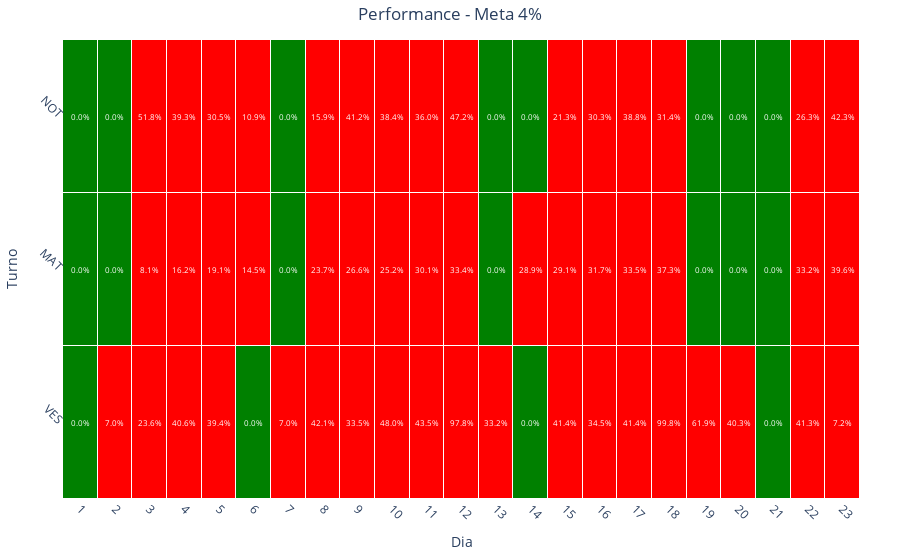

Notebook code for this chart:
### Code cell
graph_heatmap_perf(df_perf.copy(), 4)
graph_heatmap_perf_v2(df_perf.copy(), 4)

### Figure 1 — Plotly figure (JSON) as saved in the notebook; plotly's stock layout.template omitted (floating-point values rounded to 4 significant figures)
{"data": [{"colorscale": [[0, "green"], [0.04, "green"], [0.04, "red"], [1, "red"]], "hoverongaps": false, "hovertemplate": "Turno: %{y}<br>Dia: %{x}<br>Valor: %{z:.1%}", "showscale": false, "type": "heatmap", "x": [1, 2, 3, 4, 5, 6, 7, 8, 9, 10, 11, 12, 13, 14, 15, 16, 17, 18, 19, 20, 21, 22, 23], "xgap": 1, "y": ["VES", "MAT", "NOT"], "ygap": 1, "z": [[0, 0.06964, 0.2358, 0.4059, 0.3945, 0, 0.06994, 0.4211, 0.335, 0.4801, 0.435, 0.9783, 0.3321, 0, 0.4141, 0.3447, 0.4143, 0.9979, 0.6188, 0.4026, 0, 0.4126, 0.07179], [0, 0, 0.08082, 0.1621, 0.1912, 0.1455, 0, 0.2372, 0.266, 0.2517, 0.3006, 0.3344, 0, 0.2893, 0.2912, 0.3172, 0.335, 0.3726, 0, 0, 0, 0.3317, 0.3962], [0, 0, 0.5176, 0.3928, 0.3052, 0.1087, 0, 0.1588, 0.4118, 0.3835, 0.3598, 0.4723, 0, 0, 0.2132, 0.3029, 0.3878, 0.3136, 0, 0, 0, 0.263, 0.4234]], "zmax": 1, "zmin": 0}], "layout": {"annotations": [{"font": {"color": "white", "size": 8}, "showarrow": false, "text": "0.0%", "x": 1, "y": "VES"}, {"font": {"color": "white", "size": 8}, "showarrow": false, "text": "7.0%", "x": 2, "y": "VES"}, {"font": {"color": "white", "size": 8}, "showarrow": false, "text": "23.6%", "x": 3, "y": "VES"}, {"font": {"color": "white", "size": 8}, "showarrow": false, "text": "40.6%", "x": 4, "y": "VES"}, {"font": {"color": "white", "size": 8}, "showarrow": false, "text": "39.4%", "x": 5, "y": "VES"}, {"font": {"color": "white", "size": 8}, "showarrow": false, "text": "0.0%", "x": 6, "y": "VES"}, {"font": {"color": "white", "size": 8}, "showarrow": false, "text": "7.0%", "x": 7, "y": "VES"}, {"font": {"color": "white", "size": 8}, "showarrow": false, "text": "42.1%", "x": 8, "y": "VES"}, {"font": {"color": "white", "size": 8}, "showarrow": false, "text": "33.5%", "x": 9, "y": "VES"}, {"font": {"color": "white", "size": 8}, "showarrow": false, "text": "48.0%", "x": 10, "y": "VES"}, {"font": {"color": "white", "size": 8}, "showarrow": false, "text": "43.5%", "x": 11, "y": "VES"}, {"font": {"color": "white", "size": 8}, "showarrow": false, "text": "97.8%", "x": 12, "y": "VES"}, {"font": {"color": "white", "size": 8}, "showarrow": false, "text": "33.2%", "x": 13, "y": "VES"}, {"font": {"color": "white", "size": 8}, "showarrow": false, "text": "0.0%", "x": 14, "y": "VES"}, {"font": {"color": "white", "size": 8}, "showarrow": false, "text": "41.4%", "x": 15, "y": "VES"}, {"font": {"color": "white", "size": 8}, "showarrow": false, "text": "34.5%", "x": 16, "y": "VES"}, {"font": {"color": "white", "size": 8}, "showarrow": false, "text": "41.4%", "x": 17, "y": "VES"}, {"font": {"color": "white", "size": 8}, "showarrow": false, "text": "99.8%", "x": 18, "y": "VES"}, {"font": {"color": "white", "size": 8}, "showarrow": false, "text": "61.9%", "x": 19, "y": "VES"}, {"font": {"color": "white", "size": 8}, "showarrow": false, "text": "40.3%", "x": 20, "y": "VES"}, {"font": {"color": "white", "size": 8}, "showarrow": false, "text": "0.0%", "x": 21, "y": "VES"}, {"font": {"color": "white", "size": 8}, "showarrow": false, "text": "41.3%", "x": 22, "y": "VES"}, {"font": {"color": "white", "size": 8}, "showarrow": false, "text": "7.2%", "x": 23, "y": "VES"}, {"font": {"color": "white", "size": 8}, "showarrow": false, "text": "0.0%", "x": 1, "y": "MAT"}, {"font": {"color": "white", "size": 8}, "showarrow": false, "text": "0.0%", "x": 2, "y": "MAT"}, {"font": {"color": "white", "size": 8}, "showarrow": false, "text": "8.1%", "x": 3, "y": "MAT"}, {"font": {"color": "white", "size": 8}, "showarrow": false, "text": "16.2%", "x": 4, "y": "MAT"}, {"font": {"color": "white", "size": 8}, "showarrow": false, "text": "19.1%", "x": 5, "y": "MAT"}, {"font": {"color": "white", "size": 8}, "showarrow": false, "text": "14.5%", "x": 6, "y": "MAT"}, {"font": {"color": "white", "size": 8}, "showarrow": false, "text": "0.0%", "x": 7, "y": "MAT"}, {"font": {"color": "white", "size": 8}, "showarrow": false, "text": "23.7%", "x": 8, "y": "MAT"}, {"font": {"color": "white", "size": 8}, "showarrow": false, "text": "26.6%", "x": 9, "y": "MAT"}, {"font": {"color": "white", "size": 8}, "showarrow": false, "text": "25.2%", "x": 10, "y": "MAT"}, {"font": {"color": "white", "size": 8}, "showarrow": false, "text": "30.1%", "x": 11, "y": "MAT"}, {"font": {"color": "white", "size": 8}, "showarrow": false, "text": "33.4%", "x": 12, "y": "MAT"}, {"font": {"color": "white", "size": 8}, "showarrow": false, "text": "0.0%", "x": 13, "y": "MAT"}, {"font": {"color": "white", "size": 8}, "showarrow": false, "text": "28.9%", "x": 14, "y": "MAT"}, {"font": {"color": "white", "size": 8}, "showarrow": false, "text": "29.1%", "x": 15, "y": "MAT"}, {"font": {"color": "white", "size": 8}, "showarrow": false, "text": "31.7%", "x": 16, "y": "MAT"}, {"font": {"color": "white", "size": 8}, "showarrow": false, "text": "33.5%", "x": 17, "y": "MAT"}, {"font": {"color": "white", "size": 8}, "showarrow": false, "text": "37.3%", "x": 18, "y": "MAT"}, {"font": {"color": "white", "size": 8}, "showarrow": false, "text": "0.0%", "x": 19, "y": "MAT"}, {"font": {"color": "white", "size": 8}, "showarrow": false, "text": "0.0%", "x": 20, "y": "MAT"}, {"font": {"color": "white", "size": 8}, "showarrow": false, "text": "0.0%", "x": 21, "y": "MAT"}, {"font": {"color": "white", "size": 8}, "showarrow": false, "text": "33.2%", "x": 22, "y": "MAT"}, {"font": {"color": "white", "size": 8}, "showarrow": false, "text": "39.6%", "x": 23, "y": "MAT"}, {"font": {"color": "white", "size": 8}, "showarrow": false, "text": "0.0%", "x": 1, "y": "NOT"}, {"font": {"color": "white", "size": 8}, "showarrow": false, "text": "0.0%", "x": 2, "y": "NOT"}, {"font": {"color": "white", "size": 8}, "showarrow": false, "text": "51.8%", "x": 3, "y": "NOT"}, {"font": {"color": "white", "size": 8}, "showarrow": false, "text": "39.3%", "x": 4, "y": "NOT"}, {"font": {"color": "white", "size": 8}, "showarrow": false, "text": "30.5%", "x": 5, "y": "NOT"}, {"font": {"color": "white", "size": 8}, "showarrow": false, "text": "10.9%", "x": 6, "y": "NOT"}, {"font": {"color": "white", "size": 8}, "showarrow": false, "text": "0.0%", "x": 7, "y": "NOT"}, {"font": {"color": "white", "size": 8}, "showarrow": false, "text": "15.9%", "x": 8, "y": "NOT"}, {"font": {"color": "white", "size": 8}, "showarrow": false, "text": "41.2%", "x": 9, "y": "NOT"}, {"font": {"color": "white", "size": 8}, "showarrow": false, "text": "38.4%", "x": 10, "y": "NOT"}, {"font": {"color": "white", "size": 8}, "showarrow": false, "text": "36.0%", "x": 11, "y": "NOT"}, {"font": {"color": "white", "size": 8}, "showarrow": false, "text": "47.2%", "x": 12, "y": "NOT"}, {"font": {"color": "white", "size": 8}, "showarrow": false, "text": "0.0%", "x": 13, "y": "NOT"}, {"font": {"color": "white", "size": 8}, "showarrow": false, "text": "0.0%", "x": 14, "y": "NOT"}, {"font": {"color": "white", "size": 8}, "showarrow": false, "text": "21.3%", "x": 15, "y": "NOT"}, {"font": {"color": "white", "size": 8}, "showarrow": false, "text": "30.3%", "x": 16, "y": "NOT"}, {"font": {"color": "white", "size": 8}, "showarrow": false, "text": "38.8%", "x": 17, "y": "NOT"}, {"font": {"color": "white", "size": 8}, "showarrow": false, "text": "31.4%", "x": 18, "y": "NOT"}, {"font": {"color": "white", "size": 8}, "showarrow": false, "text": "0.0%", "x": 19, "y": "NOT"}, {"font": {"color": "white", "size": 8}, "showarrow": false, "text": "0.0%", "x": 20, "y": "NOT"}, {"font": {"color": "white", "size": 8}, "showarrow": false, "text": "0.0%", "x": 21, "y": "NOT"}, {"font": {"color": "white", "size": 8}, "showarrow": false, "text": "26.3%", "x": 22, "y": "NOT"}, {"font": {"color": "white", "size": 8}, "showarrow": false, "text": "42.3%", "x": 23, "y": "NOT"}], "margin": {"b": 40, "l": 40, "r": 40, "t": 40}, "plot_bgcolor": "white", "title": {"text": "Performance - Meta 4%", "x": 0.5}, "xaxis": {"nticks": 31, "tickangle": 45, "tickmode": "linear", "ticktext": [1, 2, 3, 4, 5, 6, 7, 8, 9, 10, 11, 12, 13, 14, 15, 16, 17, 18, 19, 20, 21, 22, 23, 24, 25, 26, 27, 28, 29, 30, 31], "tickvals": [1, 2, 3, 4, 5, 6, 7, 8, 9, 10, 11, 12, 13, 14, 15, 16, 17, 18, 19, 20, 21, 22, 23, 24, 25, 26, 27, 28, 29, 30, 31], "title": {"text": "Dia"}}, "yaxis": {"tickangle": 45, "tickmode": "linear", "title": {"text": "Turno"}}}}
